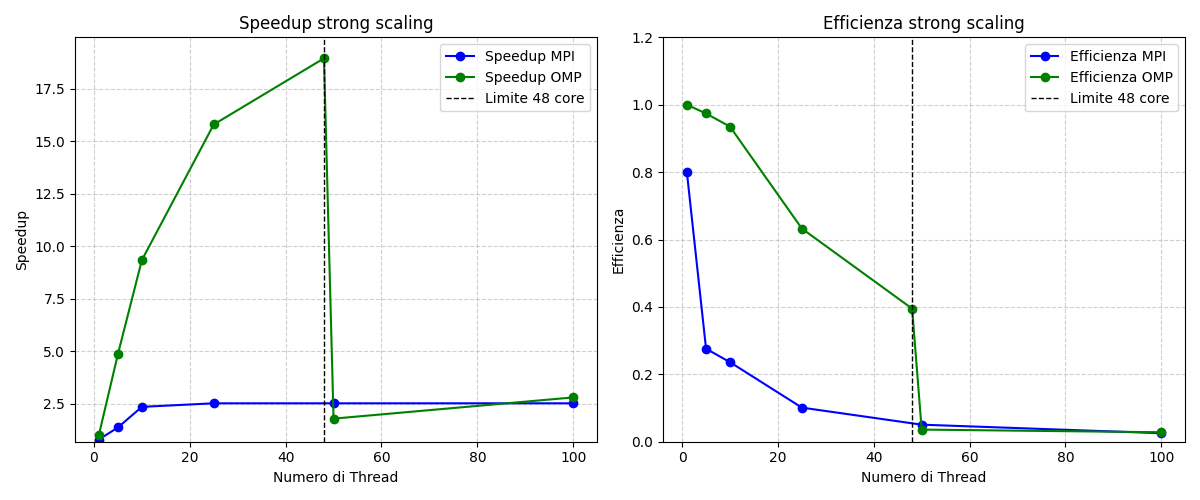

Write Python code to recreate this figure.
import matplotlib.pyplot as plt

# Dati della versione MPI
num_threads_mpi = [1, 5, 10, 25, 50, 100]
speedup_mpi = [0.80, 1.38, 2.36, 2.53, 2.53, 2.53]
efficiency_mpi = [s/t for s, t in zip(speedup_mpi, num_threads_mpi)]

# Dati della versione OMP
num_threads_omp = [1, 5, 10, 25, 48, 50, 100]
speedup_omp = [1, 4.87, 9.35, 15.81, 18.96, 1.80, 2.81]
efficiency_omp = [s/t for s, t in zip(speedup_omp, num_threads_omp)]

# Creazione della figura con due sottografi
fig, axes = plt.subplots(1, 2, figsize=(12, 5))

# Primo grafico: Speedup
axes[0].plot(num_threads_mpi, speedup_mpi, 'bo-', markersize=6, label="Speedup MPI")
axes[0].plot(num_threads_omp, speedup_omp, 'go-', markersize=6, label="Speedup OMP")
axes[0].axvline(48, color='black', linestyle='--', linewidth=1, label="Limite 48 core")
axes[0].set_xlabel("Numero di Thread")
axes[0].set_ylabel("Speedup")
axes[0].set_title("Speedup strong scaling")
axes[0].set_ylim(0.7, max(speedup_omp) + 1) 
axes[0].grid(True, linestyle="--", alpha=0.6)
axes[0].legend()

# Secondo grafico: Efficienza
axes[1].plot(num_threads_mpi, efficiency_mpi, 'bo-', markersize=6, label="Efficienza MPI")
axes[1].plot(num_threads_omp, efficiency_omp, 'go-', markersize=6, label="Efficienza OMP")
axes[1].axvline(48, color='black', linestyle='--', linewidth=1, label="Limite 48 core")
axes[1].set_xlabel("Numero di Thread")
axes[1].set_ylabel("Efficienza")
axes[1].set_title("Efficienza strong scaling")
axes[1].set_ylim(0, 1.2)
axes[1].grid(True, linestyle="--", alpha=0.6)
axes[1].legend()

# Mostra i grafici
plt.tight_layout()
plt.show()
